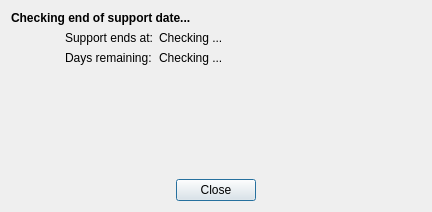
<?xml version="1.0" encoding="UTF-8"?>
<ui version="4.0">
 <class>EOLDialog</class>
 <widget class="QDialog" name="EOLDialog">
  <property name="geometry">
   <rect>
    <x>0</x>
    <y>0</y>
    <width>432</width>
    <height>212</height>
   </rect>
  </property>
  <property name="windowTitle">
   <string>End of support</string>
  </property>
  <layout class="QGridLayout" name="gridLayout">
   <item row="1" column="1">
    <layout class="QFormLayout" name="formLayout">
     <item row="0" column="0">
      <widget class="QLabel" name="label_2">
       <property name="text">
        <string>Support ends at:</string>
       </property>
      </widget>
     </item>
     <item row="0" column="1">
      <widget class="QLabel" name="eolDate">
       <property name="text">
        <string>Checking ...</string>
       </property>
      </widget>
     </item>
     <item row="2" column="0">
      <widget class="QLabel" name="label_3">
       <property name="text">
        <string>Days remaining:</string>
       </property>
      </widget>
     </item>
     <item row="2" column="1">
      <widget class="QLabel" name="eolDays">
       <property name="text">
        <string>Checking ...</string>
       </property>
      </widget>
     </item>
     <item row="4" column="0">
      <spacer name="verticalSpacer">
       <property name="orientation">
        <enum>Qt::Vertical</enum>
       </property>
       <property name="sizeHint" stdset="0">
        <size>
         <width>20</width>
         <height>40</height>
        </size>
       </property>
      </spacer>
     </item>
     <item row="3" column="0">
      <spacer name="horizontalSpacer_3">
       <property name="orientation">
        <enum>Qt::Horizontal</enum>
       </property>
       <property name="sizeHint" stdset="0">
        <size>
         <width>40</width>
         <height>20</height>
        </size>
       </property>
      </spacer>
     </item>
    </layout>
   </item>
   <item row="3" column="0" colspan="2">
    <layout class="QHBoxLayout" name="horizontalLayout">
     <item>
      <spacer name="horizontalSpacer">
       <property name="orientation">
        <enum>Qt::Horizontal</enum>
       </property>
       <property name="sizeHint" stdset="0">
        <size>
         <width>40</width>
         <height>20</height>
        </size>
       </property>
      </spacer>
     </item>
     <item>
      <widget class="QPushButton" name="pushButton">
       <property name="text">
        <string>Close</string>
       </property>
      </widget>
     </item>
     <item>
      <spacer name="horizontalSpacer_2">
       <property name="orientation">
        <enum>Qt::Horizontal</enum>
       </property>
       <property name="sizeHint" stdset="0">
        <size>
         <width>40</width>
         <height>20</height>
        </size>
       </property>
      </spacer>
     </item>
    </layout>
   </item>
   <item row="0" column="0" colspan="2">
    <widget class="QLabel" name="msgLabel">
     <property name="font">
      <font>
       <weight>75</weight>
       <bold>true</bold>
      </font>
     </property>
     <property name="text">
      <string>Checking end of support date...</string>
     </property>
    </widget>
   </item>
   <item row="1" column="0">
    <widget class="QLabel" name="statusIcon">
     <property name="minimumSize">
      <size>
       <width>48</width>
       <height>48</height>
      </size>
     </property>
     <property name="maximumSize">
      <size>
       <width>48</width>
       <height>48</height>
      </size>
     </property>
     <property name="text">
      <string/>
     </property>
     <property name="pixmap">
      <pixmap resource="pc-updategui.qrc">:/images/syscheck.png</pixmap>
     </property>
     <property name="scaledContents">
      <bool>true</bool>
     </property>
    </widget>
   </item>
  </layout>
 </widget>
 <resources>
  <include location="pc-updategui.qrc"/>
 </resources>
 <connections>
  <connection>
   <sender>pushButton</sender>
   <signal>clicked()</signal>
   <receiver>EOLDialog</receiver>
   <slot>reject()</slot>
   <hints>
    <hint type="sourcelabel">
     <x>210</x>
     <y>118</y>
    </hint>
    <hint type="destinationlabel">
     <x>300</x>
     <y>116</y>
    </hint>
   </hints>
  </connection>
 </connections>
</ui>
